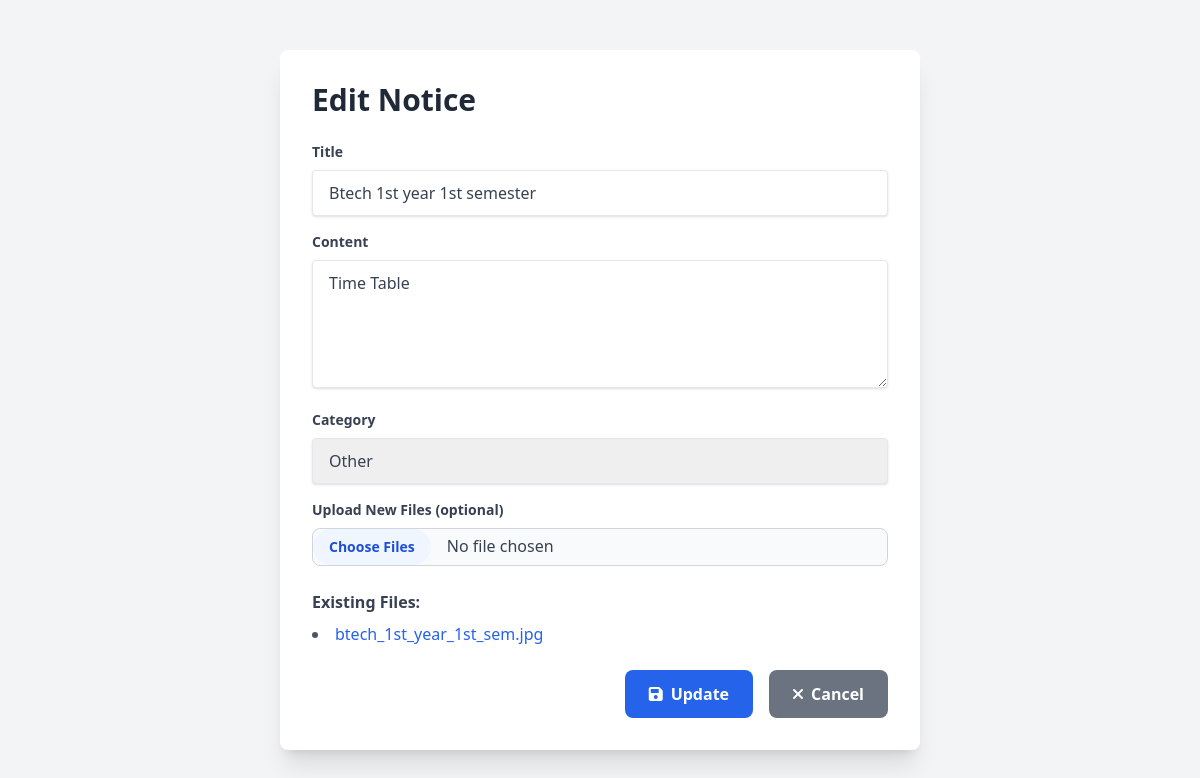
Page /edit/7 (signed in) on the committed database.
### app.py (models this page shows)
class Notice(db.Model):
    id = db.Column(db.Integer, primary_key=True)
    title = db.Column(db.String(200), nullable=False)
    content = db.Column(db.Text, nullable=False)
    category = db.Column(db.String(50), nullable=True)  # New field for notice category
    timestamp = db.Column(db.DateTime, default=current_time_ist)
    files = db.Column(db.String(500))  # Comma-separated filenames

### app.py (the view, shortened to what this page needs)
@app.route("/edit/<int:id>", methods=["GET", "POST"])
def edit_notice(id):
    if "user_id" not in session:
        flash("Please log in to edit notices.", "warning")
        return redirect(url_for("login"))
    notice = Notice.query.get_or_404(id)
    return render_template("edit_notice.html", notice=notice)

### app.py (called while the page is built, shortened)
@app.before_request
def create_tables():
    db.create_all()
    if not User.query.filter_by(username="admin").first():
        hashed_pw = generate_password_hash("admin", method="pbkdf2:sha256")
        db.session.add(User(username="admin", password=hashed_pw))
        db.session.commit()

### templates/edit_notice.html (shortened to what this page needs)
<!DOCTYPE html>
<html>
<head>
    <script src="https://cdn.tailwindcss.com"></script>
    <link rel="stylesheet" href="https://cdnjs.cloudflare.com/ajax/libs/font-awesome/6.0.0-beta3/css/all.min.css">
</head>
<body class="bg-gray-100 min-h-screen flex items-center justify-center">
<div class="container mx-auto px-4 py-8 max-w-2xl">
    <div class="bg-white rounded-lg shadow-xl p-8">
        <h2 class="text-3xl font-bold mb-6 text-gray-800">Edit Notice</h2>
        <form method="POST" enctype="multipart/form-data">
            <div class="mb-4">
                <label for="title" class="block text-gray-700 text-sm font-bold mb-2">Title</label>
                <input type="text" id="title" name="title" class="shadow appearance-none border rounded w-full py-3 px-4 text-gray-700 leading-tight focus:outline-none focus:ring-2 focus:ring-blue-500" value="{{ notice.title }}" required>
            </div>
            <div class="mb-4">
                <label for="content" class="block text-gray-700 text-sm font-bold mb-2">Content</label>
                <textarea id="content" name="content" class="shadow appearance-none border rounded w-full py-3 px-4 text-gray-700 leading-tight focus:outline-none focus:ring-2 focus:ring-blue-500 h-32 resize-y" required>{{ notice.content }}</textarea>
            </div>
            <div class="mb-4">
                <label for="category" class="block text-gray-700 text-sm font-bold mb-2">Category</label>
                <select id="category" name="category" class="shadow appearance-none border rounded w-full py-3 px-4 text-gray-700 leading-tight focus:outline-none focus:ring-2 focus:ring-blue-500">
                    <option value="other" {% if notice.category == 'other' %}selected{% endif %}>Other</option>
                </select>
            </div>
            <div class="mb-6">
                <label for="files" class="block text-gray-700 text-sm font-bold mb-2">Upload New Files (optional)</label>
                <input type="file" id="files" name="files" multiple class="block w-full text-gray-700 border border-gray-300 rounded-lg cursor-pointer bg-gray-50 focus:outline-none file:mr-4 file:py-2 file:px-4 file:rounded-full file:border-0 file:text-sm file:font-semibold file:bg-blue-50 file:text-blue-700 hover:file:bg-blue-100">
            </div>
            {% if notice.files %}
                <p class="text-gray-700 font-semibold mb-2">Existing Files:</p>
                <ul class="list-disc list-inside mb-6 text-gray-600">
                    {% for file in notice.files.split(',') %}
                        <li><a href="{{ url_for('uploaded_file', filename=file.strip()) }}" target="_blank" class="text-blue-600 hover:underline">{{ file }}</a></li>
                    {% endfor %}
                </ul>
            {% endif %}
            <div class="flex justify-end space-x-4">
                <button type="submit" class="bg-blue-600 hover:bg-blue-700 text-white font-bold py-3 px-6 rounded-lg transition duration-300 flex items-center">
                    <i class="fas fa-save mr-2"></i>Update
                </button>
                <a href="{{ url_for('admin_dashboard') }}" class="bg-gray-500 hover:bg-gray-600 text-white font-bold py-3 px-6 rounded-lg transition duration-300 flex items-center">
                    <i class="fas fa-times mr-2"></i>Cancel
                </a>
            </div>
        </form>
    </div>
</div>
</body>
</html>

### rows in the picture
Notice: title "Btech 1st year 1st semester", content "Time Table", category "Other", files "btech_1st_year_1st_sem.jpg"
